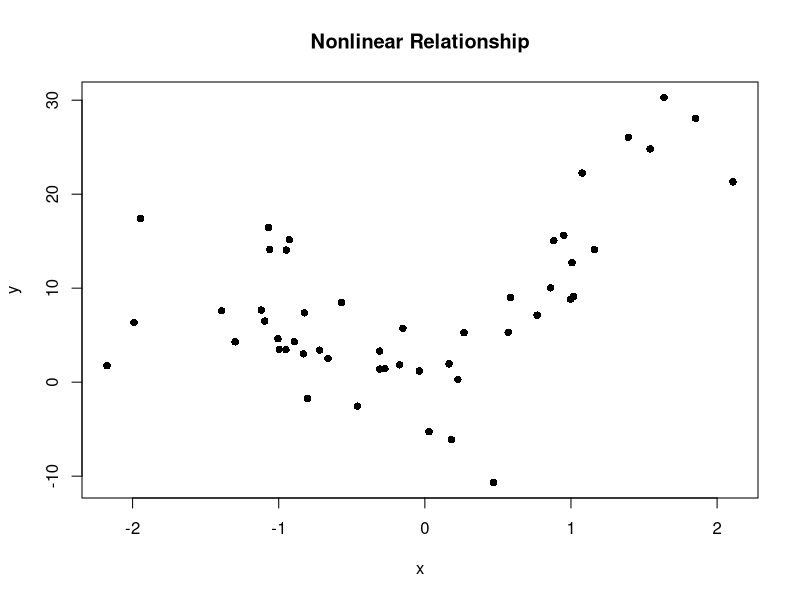
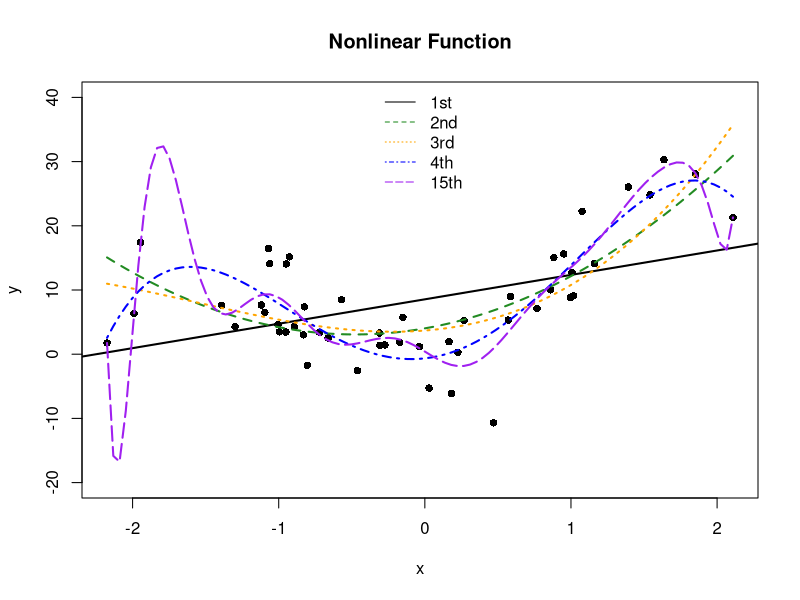
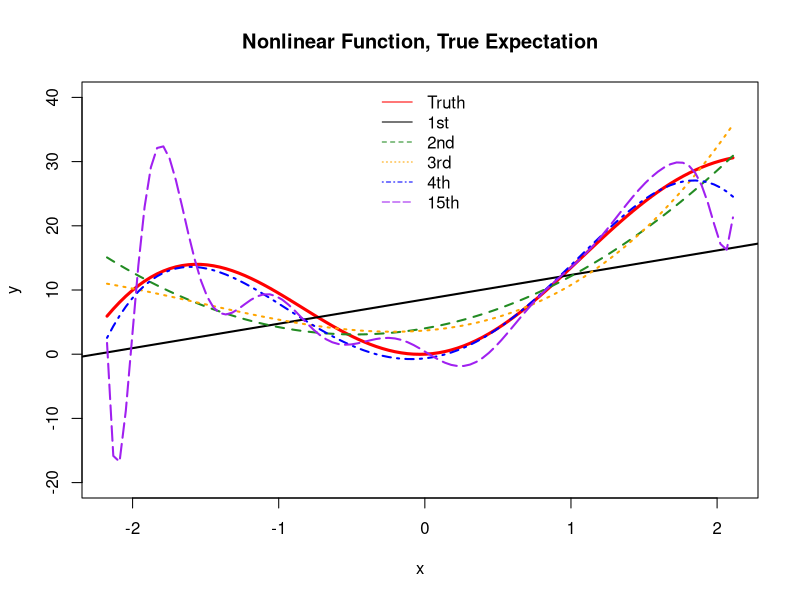
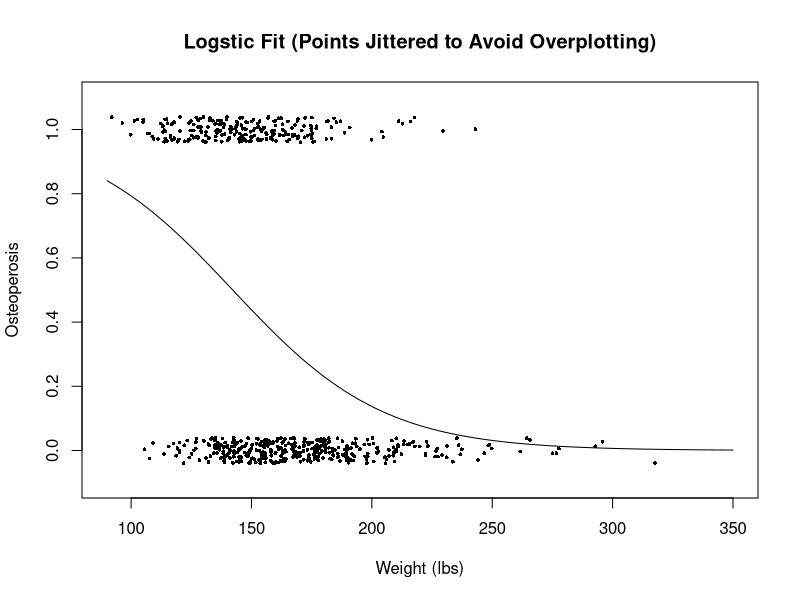

These charts were generated, in order, by the following R code:
##########
#Polynomial Regression
#########

nonlinear = read.csv("nonlinear.csv")
x = nonlinear$x
y = nonlinear$y

plot(x, y, pch = 16, main = "Nonlinear Relationship")



#This will allow us to plot the resulting polynomial
polyplot = function(x, reg)
{
  co = reg$coef
  deg = 0:(length(co)-1)
  sum(co*x^deg)
}
PolyPlot = Vectorize(polyplot, vectorize.args = "x")


#Run Polynomial Regressions with degrees 1,2,3,4, and 15
plot(x,y, main = "Nonlinear Function", ylim = c(-20, 40), pch = 16)
line = lm(y~x)
abline(line, col = "black", lwd = 2)

quad = lm(y~poly(x, degree = 2, raw = T))

quad #our quadratic is 4.025 + 3.972 x + 4.162*x^2

curve(PolyPlot(x,quad), add = T, col = "forestgreen", lty = 2, lwd = 2)

cube = lm(y~poly(x, degree=3, raw = T))
curve(PolyPlot(x, cube), add = T, col = "orange", lty = 3, lwd=2)

quartic = lm(y~poly(x, degree=4, raw = T))
curve(PolyPlot(x, quartic), add = T, col = "blue", lty = 4, lwd = 2)

fifteenth = lm(y~poly(x, degree=15, raw = T))
curve(PolyPlot(x, fifteenth), add = T, col = "purple", lty = 5, lwd = 2)
legend("top", c("1st", "2nd", "3rd", "4th", "15th"), col = c("black", "forestgreen", "orange", "blue", "purple"), lty = c(1,2,3,4,5), bty = "n")

summary(line)$r.squared
summary(quad)$r.squared
summary(cube)$r.squared
summary(quartic)$r.squared
summary(fifteenth)$r.squared


#this is the expectation for the function
EY = function(x) 
{
  x + 2*x^2 + x^3 + 10*x*sin(1.25*x)
}

plot(x,y, main = "Nonlinear Function, True Expectation", type = "n", ylim = c(-20, 40))
curve(EY, add = T, col = "red", lwd = 3)
abline(line, col = "black", lwd = 2)
curve(PolyPlot(x,quad), add = T, col = "forestgreen", lty = 2, lwd = 2)
curve(PolyPlot(x, cube), add = T, col = "orange", lty = 3, lwd=2)
curve(PolyPlot(x, quartic), add = T, col = "blue", lty = 4, lwd = 2)
curve(PolyPlot(x, fifteenth), add = T, col = "purple", lty = 5, lwd = 2)
legend("top", c("Truth", "1st", "2nd", "3rd", "4th", "15th"), col = c("red", "black", "forestgreen", "orange", "blue", "purple"), lty = c(1,1,2,3,4,5), bty = "n")

#Logistic Regression

ost = read.csv("osteo.csv")

#Be sure to set the seed first before test/training split! 
#otherwise output won't match lecture notes
set.seed(800)
idx = sample(1:nrow(ost), size = .7*nrow(ost))
train = ost[idx, ]
test = ost[-idx,]

#Here's the logit with just weight as the predictor
logit.ost = glm(Osteo~Weight, family = "binomial", data = train)
plot(jitter(train$Weight,2), jitter(train$Osteo,.2), pch =  16, ylab = "Osteoperosis", xlab = "Weight (lbs)", cex = .5, main = "Logstic Fit (Points Jittered to Avoid Overplotting)", ylim = c(-.1, 1.1), xlim = c(90, 350))
bvec = logit.ost$coef

#here's the resulting function for p(x)
curve(exp(bvec[1] + bvec[2]*x)/(1+exp(bvec[1] + bvec[2]*x)), add = T)

#Here's our logistic regression model
mult.logit= glm(Osteo~., family = "binomial", data = train)
mult.logit
summary(mult.logit)


#Here are our predictions on the training set
predict.train = predict(mult.logit, newdata= train, type = "response")

#Based on a cost analysis, we decided to classify 
#an individual as having osteoporosis if 
#p >= 0.1

Classify.Osteo = (predict.train >= 0.1)*1
Actual.Osteo = train$Osteo
table(Actual.Osteo, Classify.Osteo)


#this is a quick way to assign costs to the test set based
#on what a mistake would mean

cost.vector = ifelse(test$Osteo==1, 3600, 400)

#if Osteoporosis - mistake gives rise to cost of 3600
#otherwise - mistake gives rise to 400 in cost

prediction.test  = predict(mult.logit, newdata= test, type = "response")

#classify the test set as having osteoporosis if 
classify.test = (prediction.test >= 0.1)

Osteo.test = test$Osteo
cost.simple = sum(cost.vector*(Osteo.test != classify.test))
cost.simple
